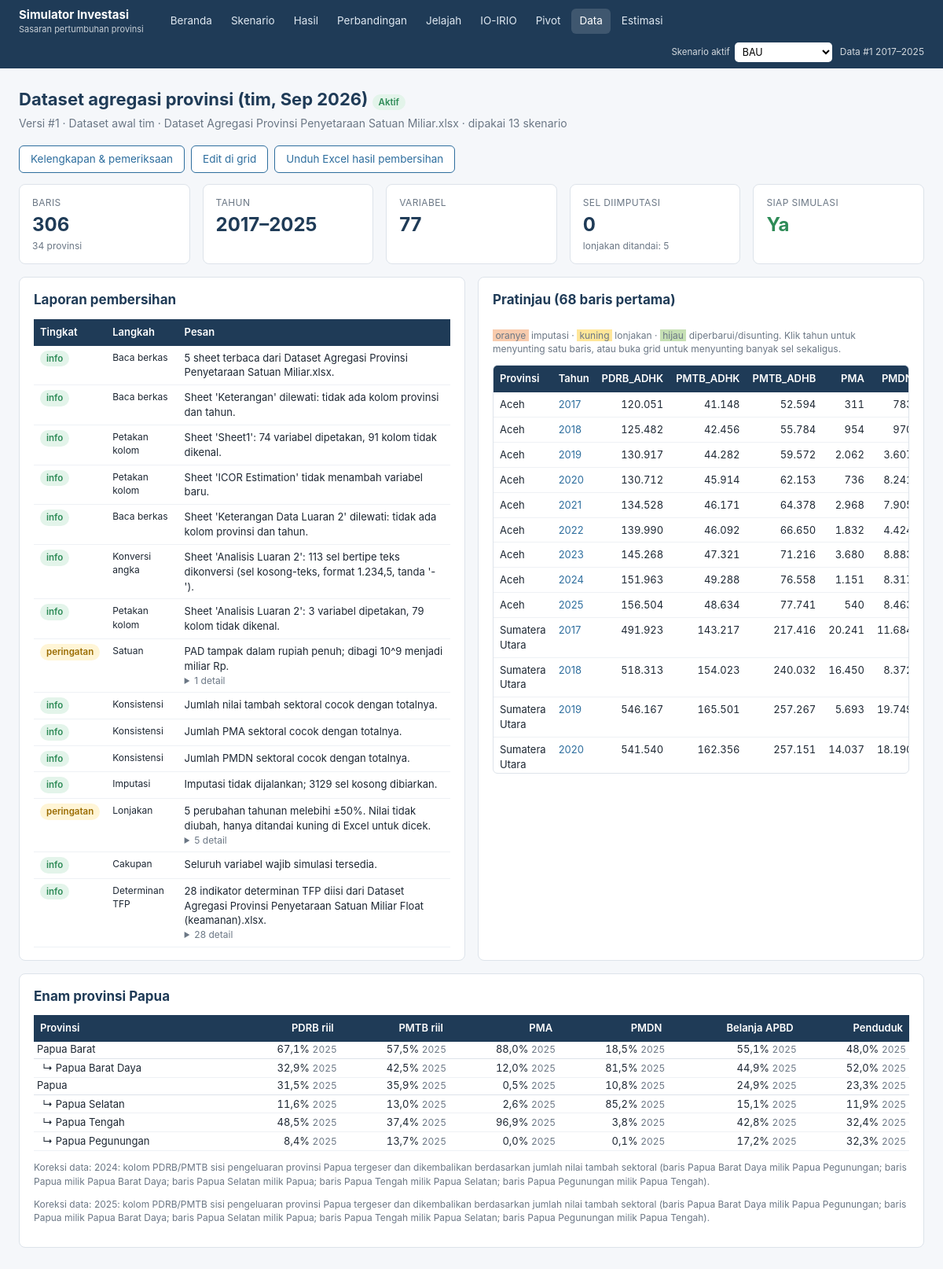
The app's page /data/1/ with its own data.
### datapanel/models.py (models this page shows, shortened)
class VersiData(models.Model):
    class Status(models.TextChoices):
        DRAF = "draf", "Draf (menunggu konfirmasi)"
        SIAP = "siap", "Siap dipakai"
        AKTIF = "aktif", "Aktif"
        ARSIP = "arsip", "Arsip"
        GAGAL = "gagal", "Gagal validasi"
    class Sumber(models.TextChoices):
        AWAL = "awal", "Dataset awal tim"
        UNGGAH = "unggah", "Unggahan baru"
        PEMBARUAN = "pembaruan", "Pembaruan atas versi lain"
        EDIT = "edit", "Suntingan manual"
    nama = models.CharField(max_length=120)
    keterangan = models.TextField(blank=True)
    sumber = models.CharField(max_length=12, choices=Sumber.choices, default=Sumber.UNGGAH)
    status = models.CharField(max_length=8, choices=Status.choices, default=Status.DRAF)
    induk = models.ForeignKey("self", null=True, blank=True, on_delete=models.SET_NULL,
                              related_name="turunan")
    berkas = models.FileField(upload_to="unggahan/%Y%m/", blank=True)
    nama_berkas = models.CharField(max_length=255, blank=True)
    opsi_pembersihan = models.JSONField(default=dict, blank=True)
    laporan = models.JSONField(default=list, blank=True)
    ringkasan = models.JSONField(default=dict, blank=True)
    tahun_awal = models.PositiveSmallIntegerField(null=True, blank=True)
    tahun_akhir = models.PositiveSmallIntegerField(null=True, blank=True)
    n_baris = models.PositiveIntegerField(default=0)
    pangsa_pemekaran = models.JSONField(default=dict, blank=True)
    dibuat = models.DateTimeField(auto_now_add=True)
    dibuat_oleh = models.ForeignKey(settings.AUTH_USER_MODEL, null=True, blank=True,
                                    on_delete=models.SET_NULL)
    class Meta:
        ordering = ["-dibuat"]
        verbose_name_plural = "versi data"
    @classmethod
    def aktif(cls):
        return cls.objects.filter(status=cls.Status.AKTIF).first()
    @property
    def lengkap_untuk_simulasi(self):
        return bool(self.ringkasan.get("lengkap_untuk_simulasi"))
    def ke_dataframe(self, dengan_catatan=False):
        baris, catatan = [], {}
        for kode, tahun, nilai, cat in self.observasi.values_list(
                "provinsi_id", "tahun", "nilai", "catatan"):
            baris.append({"kode": kode, "tahun": tahun, **nilai})
            if cat:
                catatan[(kode, tahun)] = cat
        df = pd.DataFrame(baris)
        if df.empty:
            df = pd.DataFrame(columns=["kode", "tahun"])
        df = df.set_index(["kode", "tahun"]).sort_index().astype(float)
        return (df, catatan) if dengan_catatan else df

### datapanel/views.py (the view)
# urls.py: path("<int:pk>/", views.detail_versi, name="detail_versi"),
def detail_versi(request, pk):
    versi = get_object_or_404(VersiData, pk=pk)
    df, catatan = versi.ke_dataframe(dengan_catatan=True)
    kolom = [k for k in ("PDRB_ADHK", "PMTB_ADHK", "PMTB_ADHB", "PMA", "PMDN", "PAD", "APBD_BELANJA")
             if k in df.columns]
    pratinjau = []
    for (kode, th), row in df.head(68).iterrows():
        cat = catatan.get((kode, th), {})
        pratinjau.append({"kode": kode, "nama": NAMA_PROVINSI.get(kode, kode), "tahun": th,
                          "sel": [(row[k], cat.get(k, "")) for k in kolom]})
    return render(request, "datapanel/detail_versi.html", {
        "versi": versi, "kolom": [(k, V.label(k)) for k in kolom], "pratinjau": pratinjau,
        "dipakai": versi.skenario.count(), "pangsa": ringkasan_pangsa(versi.pangsa_pemekaran),
    })

### datapanel/context_processors.py (called while the page is built)
def versi_aktif(request):
    return {"versi_aktif": VersiData.aktif(), "nama_provinsi": _NAMA}

### datapanel/papua.py (called while the page is built)
def ada_pangsa(pangsa):
    return bool((pangsa or {}).get("kunci"))

def tahun_teramati(pangsa, kol="PDRB_ADHK"):
    d = (pangsa or {}).get("kunci", {}).get(kol, {})
    return sorted({int(t) for per in d.values() for t in per})

### datapanel/templatetags/format_id.py (called while the page is built)
def _id(nilai, digit):
    s = f"{nilai:,.{digit}f}"
    return s.replace(",", "\0").replace(".", ",").replace("\0", ".")

@register.filter
def angka(nilai, digit=1):
    try:
        v = float(nilai)
    except (TypeError, ValueError):
        return "–"
    if math.isnan(v):
        return "–"
    return _id(v, int(digit))

@register.filter
def persen(nilai, digit=0):
    try:
        return angka(float(nilai) * 100, digit) + "%"
    except (TypeError, ValueError):
        return "–"

### datapanel/variabel.py (called while the page is built)
def label(kode):
    if kode in PER_KODE:
        return PER_KODE[kode].label
    if kode in INDIKATOR_TURUNAN:
        return INDIKATOR_TURUNAN[kode][0]
    return kode

### simulasi/aktif.py (called while the page is built)
def ambil(request):
    pk = request.session.get(KUNCI)
    qs = Skenario.objects.filter(hasil__isnull=False).select_related("hasil", "versi_data")
    sk = qs.filter(pk=pk).first() if pk else None
    if sk is None:
        sk = qs.filter(kelompok=Skenario.Kelompok.BAWAAN, templat="P0").first() or qs.order_by("-diubah").first()
    return sk

def grup():
    semua = list(Skenario.objects.only("pk", "nama", "singkat", "kelompok", "templat", "status").order_by("templat", "nama"))
    return [("Default", [s for s in semua if s.kelompok == Skenario.Kelompok.BAWAAN]),
            ("Kustom", [s for s in semua if s.kelompok != Skenario.Kelompok.BAWAAN])]

### simulasi/context_processors.py (called while the page is built)
def skenario_aktif(request):
    if request.path.startswith(("/admin/", "/static/")):
        return {}
    return {"sk_aktif": aktif.ambil(request), "sk_grup": aktif.grup(),
            "di_hasil": bool(re.match(r"^/skenario/\d+/$", request.path))}

### simulasi/models.py (called while the page is built)
    @property
    def label(self):
        return self.singkat or self.nama

### simulator/akses.py (called while the page is built, shortened)
    def __call__(self, request):
        return self.get_response(request)

### templates/datapanel/detail_versi.html (shortened to what this page needs)
{% extends "base.html" %}
{% load format_id %}
{% block isi %}
<h1>{{ versi.nama }} <span class="lencana {{ versi.status }}">{{ versi.get_status_display }}</span></h1>
<p class="sub">Versi #{{ versi.pk }} · {{ versi.get_sumber_display }} · {{ versi.nama_berkas }} · dipakai {{ dipakai }} skenario</p>
<div class="aksi" style="margin-bottom:14px">
  {% if versi.status != "gagal" %}<a class="btn garis" href="{% url 'datapanel:kelengkapan' versi.pk %}">Kelengkapan &amp; pemeriksaan</a>
  <a class="btn garis" href="{% url 'datapanel:sunting_grid' versi.pk %}">Edit di grid</a>
  <a class="btn garis" href="{% url 'datapanel:unduh_versi' versi.pk %}">Unduh Excel hasil pembersihan</a>{% endif %}
</div>
<div class="grid g5">
  <div class="kpi"><div class="label">Baris</div><div class="nilai">{{ versi.n_baris }}</div><div class="ket">{{ versi.ringkasan.n_provinsi }} provinsi</div></div>
  <div class="kpi"><div class="label">Tahun</div><div class="nilai">{{ versi.tahun_awal }}–{{ versi.tahun_akhir }}</div></div>
  <div class="kpi"><div class="label">Variabel</div><div class="nilai">{{ versi.ringkasan.n_variabel }}</div></div>
  <div class="kpi {% if versi.ringkasan.n_imputasi %}buruk{% endif %}"><div class="label">Sel diimputasi</div><div class="nilai">{{ versi.ringkasan.n_imputasi|default:0 }}</div><div class="ket">lonjakan ditandai: {{ versi.ringkasan.n_lonjakan|default:0 }}</div></div>
  <div class="kpi {% if versi.lengkap_untuk_simulasi %}baik{% else %}buruk{% endif %}"><div class="label">Siap simulasi</div><div class="nilai">{% if versi.lengkap_untuk_simulasi %}Ya{% else %}Tidak{% endif %}</div></div>
</div>
<div class="grid g2" style="margin-top:16px">
  <div class="kartu">
    <h2>Laporan pembersihan</h2>
    <table class="tabel">
      <thead><tr><th>Tingkat</th><th>Langkah</th><th>Pesan</th></tr></thead>
      <tbody>
      {% for t in versi.laporan %}
        <tr>
          <td><span class="lencana {% if t.tingkat == 'error' or t.tingkat == 'galat' %}gagal{% elif t.tingkat == 'peringatan' %}draf{% else %}siap{% endif %}">{{ t.tingkat }}</span></td>
          <td class="kecil">{{ t.langkah }}</td>
          <td>{{ t.pesan }}{% if t.detail %}<details class="kecil abu"><summary>{{ t.detail|length }} detail</summary>{{ t.detail|join:"; " }}</details>{% endif %}</td>
        </tr>
      {% endfor %}
      </tbody>
    </table>
  </div>
  <div class="kartu">
    <h2>Pratinjau (68 baris pertama)</h2>
    <p class="kecil abu"><span class="sel-imputasi">&nbsp;oranye&nbsp;</span> imputasi · <span class="sel-lonjakan">&nbsp;kuning&nbsp;</span> lonjakan · <span class="sel-diperbarui">&nbsp;hijau&nbsp;</span> diperbarui/disunting. Klik tahun untuk menyunting satu baris, atau buka grid untuk menyunting banyak sel sekaligus.</p>
    <div class="gulir">
    <table class="tabel">
      <thead><tr><th>Provinsi</th><th>Tahun</th>{% for k, l in kolom %}<th class="n" title="{{ l }}">{{ k }}</th>{% endfor %}</tr></thead>
      <tbody>
      {% for r in pratinjau %}
        <tr><td>{{ r.nama }}</td>
          <td>{% if versi.status != "gagal" %}<a href="{% url 'datapanel:sunting_observasi' versi.pk r.kode r.tahun %}">{{ r.tahun }}</a>{% else %}{{ r.tahun }}{% endif %}</td>
          {% for v, c in r.sel %}<td class="n {% if 'imputasi' in c %}sel-imputasi{% elif 'lonjakan' in c %}sel-lonjakan{% elif c %}sel-diperbarui{% endif %}" title="{{ c }}">{{ v|angka:0 }}</td>{% endfor %}
        </tr>
      {% endfor %}
      </tbody>
    </table>
    </div>
  </div>
</div>
<div class="kartu">
  <h2>Enam provinsi Papua</h2>
  {% if pangsa %}
  <table class="tabel rapat">
    <thead><tr><th>Provinsi</th>{% for k in pangsa.kolom %}<th class="n">{{ k }}</th>{% endfor %}</tr></thead>
    <tbody>
    {% for b in pangsa.baris %}
      <tr{% if not b.induk %} class="acuan"{% endif %}><td>{% if b.induk %}&nbsp;&nbsp;↳ {% endif %}{{ b.nama }}</td>
        {% for v, t in b.nilai %}<td class="n">{% if v is not None %}{{ v|persen:1 }} <span class="kecil abu">{{ t }}</span>{% else %}–{% endif %}</td>{% endfor %}</tr>
    {% endfor %}
    </tbody>
  </table>
  {% for c in versi.pangsa_pemekaran.catatan %}<p class="kecil abu">Koreksi data: {{ c }}</p>{% endfor %}
  {% else %}
  <p class="kecil abu">Karena belum mencakup pemekaran, mohon unggah data yang memuat baris Papua Barat Daya, Papua Selatan, Papua Tengah,
    dan Papua Pegunungan.</p>
  {% endif %}
</div>
{% endblock %}

### templates/base.html (shortened to what this page needs)
{% load static %}<!doctype html>
<html lang="id">
<head>
  <link rel="stylesheet" href="{% static 'vendor/leaflet/leaflet.css' %}">
  <link rel="stylesheet" href="{% static 'css/app.css' %}">
</head>
<body>
<header class="atas">
  <a class="merek" href="{% url 'beranda' %}">Simulator Investasi<small>Sasaran pertumbuhan provinsi</small></a>
  {% with p=request.path %}
  <nav>
    <a href="{% url 'beranda' %}" class="{% if p == '/' %}aktif{% endif %}">Beranda</a>
    <a href="{% url 'simulasi:daftar' %}" class="{% if p == '/skenario/' or '/edit/' in p or '/baru/' in p or '/asumsi/' in p %}aktif{% endif %}">Skenario</a>
    <a href="{% url 'simulasi:hasil_aktif' %}" class="{% if di_hasil %}aktif{% endif %}">Hasil</a>
    <a href="{% url 'simulasi:bandingkan' %}" class="{% if 'bandingkan' in p %}aktif{% endif %}">Perbandingan</a>
    <a href="{% url 'datapanel:penjelajah' %}" class="{% if '/jelajah/' in p %}aktif{% endif %}">Jelajah</a>
    <a href="{% url 'io:beranda' %}" class="{% if p|slice:':4' == '/io/' %}aktif{% endif %}">IO-IRIO</a>
    <a href="{% url 'pivot' %}" class="{% if p|slice:':7' == '/pivot/' %}aktif{% endif %}">Pivot</a>
    <a href="{% url 'datapanel:daftar_versi' %}" class="{% if '/data/' in p and '/jelajah/' not in p %}aktif{% endif %}">Data</a>
    <a href="{% url 'estimasi:daftar' %}" class="{% if '/estimasi/' in p %}aktif{% endif %}">Estimasi</a>
  </nav>
  {% endwith %}
  <div class="versi">
    {% if sk_grup %}
    <form class="pilih-aktif" method="post" action="{% url 'simulasi:aktif' %}">{% csrf_token %}
      <label for="pilih-skenario-aktif">Skenario aktif</label>
      <select id="pilih-skenario-aktif" name="pk" onchange="this.form.submit()">
        {% for judul, daftar in sk_grup %}{% if daftar %}<optgroup label="{{ judul }}">
          {% for s in daftar %}<option value="{{ s.pk }}" {% if sk_aktif and s.pk == sk_aktif.pk %}selected{% endif %} >{{ s.label }}</option>{% endfor %}
        </optgroup>{% endif %}{% endfor %}
      </select>
    </form>
    {% endif %}
    <span class="data-aktif">{% if versi_aktif %}Data <a style="color:#fff" href="{% url 'datapanel:detail_versi' versi_aktif.pk %}">#{{ versi_aktif.pk }} {{ versi_aktif.tahun_awal }}–{{ versi_aktif.tahun_akhir }}</a>{% else %}Belum ada data aktif{% endif %}</span>
  </div>
</header>
<main>
  {% block isi %}{% endblock %}
</main>
</body>
</html>

### records on screen
VersiData: pk "1", tahun_awal "2017", tahun_akhir "2025", nama "Dataset agregasi provinsi (tim, Sep 2026)", status "Aktif", sumber "Dataset awal tim", nama_berkas "Dataset Agregasi Provinsi Penyetaraan Satuan Miliar.xlsx", n_baris "306", ringkasan.n_provinsi "34", ringkasan.n_variabel "77", ringkasan.n_imputasi "0", ringkasan.n_lonjakan "5"

### other values on screen
{{ dipakai }} "13"
{{ t.tingkat }} "info" "info" "info" "info" "info" "info" "info" "peringatan" "info" "info" "info" "info" "peringatan" "info" "info"
{{ t.langkah }} "Baca berkas" "Baca berkas" "Petakan kolom" "Petakan kolom" "Baca berkas" "Konversi angka" "Petakan kolom" "Satuan" "Konsistensi" "Konsistensi" "Konsistensi" "Imputasi" "Lonjakan" "Cakupan" "Determinan TFP"
{{ t.pesan }} "5 sheet terbaca dari Dataset Agregasi Provinsi Penyetaraan Satuan Miliar.xlsx." "Sheet 'Keterangan' dilewati: tidak ada kolom provinsi dan tahun." "Sheet 'Sheet1': 74 variabel dipetakan, 91 kolom tidak dikenal." "Sheet 'ICOR Estimation' tidak menambah variabel baru." "Sheet 'Keterangan Data Luaran 2' dilewati: tidak ada kolom provinsi dan tahun." "Sheet 'Analisis Luaran 2': 113 sel bertipe teks dikonversi (sel kosong-teks, format 1.234,5, tanda '-')." "Sheet 'Analisis Luaran 2': 3 variabel dipetakan, 79 kolom tidak dikenal." "PAD tampak dalam rupiah penuh; dibagi 10^9 menjadi miliar Rp." "Jumlah nilai tambah sektoral cocok dengan totalnya." "Jumlah PMA sektoral cocok dengan totalnya." "Jumlah PMDN sektoral cocok dengan totalnya." "Imputasi tidak dijalankan; 3129 sel kosong dibiarkan." "5 perubahan tahunan melebihi ±50%. Nilai tidak diubah, hanya ditandai kuning di Excel untuk dicek." "Seluruh variabel wajib simulasi tersedia." "28 indikator determinan TFP diisi dari Dataset Agregasi Provinsi Penyetaraan Satuan Miliar Float (keamanan).xlsx."
{{ t.detail|length }} "1" "5" "28"
{{ k }} "PDRB_ADHK" "PMTB_ADHK" "PMTB_ADHB" "PMA"
{{ r.nama }} "Aceh" "Aceh" "Aceh" "Aceh" "Aceh" "Aceh" "Aceh" "Aceh" "Aceh" "Sumatera Utara" "Sumatera Utara" "Sumatera Utara" "Sumatera Utara"
{{ r.tahun }} "2017" "2018" "2019" "2020" "2021" "2022" "2023" "2024" "2025" "2017" "2018" "2019" "2020"
{{ v|angka:0 }} "120.051" "41.148" "52.594" "311" "125.482" "42.456" "55.784" "954" "130.917" "44.282" "59.572" "2.062" "130.712" "45.914" "62.153" "736" "134.528" "46.171" "64.378" "2.968" "139.990" "46.092" "66.650" "1.832" "145.268" "47.321" "71.216" "3.680" "151.963" "49.288" "76.558" "1.151" "156.504" "48.634" "77.741" "540" "491.923" "143.217" "217.416" "20.241" "518.313" "154.023" "240.032" "16.450" "546.167" "165.501" "257.267" "5.693" "541.540" "162.356" "257.151" "14.037"
{{ k }} "PDRB riil" "PMTB riil" "PMA" "PMDN" "Belanja APBD" "Penduduk"
{{ b.nama }} "Papua Barat" "Papua Barat Daya" "Papua" "Papua Selatan" "Papua Tengah" "Papua Pegunungan"
{{ v|persen:1 }} "67,1%" "57,5%" "88,0%" "18,5%" "55,1%" "48,0%" "32,9%" "42,5%" "12,0%" "81,5%" "44,9%" "52,0%" "31,5%" "35,9%" "0,5%" "10,8%" "24,9%" "23,3%" "11,6%" "13,0%" "2,6%" "85,2%" "15,1%" "11,9%" "48,5%" "37,4%" "96,9%" "3,8%" "42,8%" "32,4%" "8,4%" "13,7%" "0,0%" "0,1%" "17,2%" "32,3%"
{{ t }} "2025" "2025" "2025" "2025" "2025" "2025" "2025" "2025" "2025" "2025" "2025" "2025" "2025" "2025" "2025" "2025" "2025" "2025" "2025" "2025" "2025" "2025" "2025" "2025" "2025" "2025" "2025" "2025" "2025" "2025" "2025" "2025" "2025" "2025" "2025" "2025"
form field pk "BAU"
